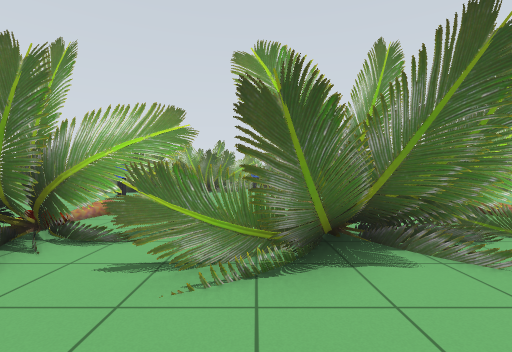
[1] (above)

18 first-person views from a walk through a robot-simulator world made for Gazebo. The camera is 0.94 m above the floor, looks level and sees 85° across. The floor is counted in squares, 1 m on a side. Each view is taken from the middle of a square. On the plan, view 1 faces up. The plan holds only what a view shows up to about 11 squares ahead; the rest is blank. The place goes on beyond the plan. The robots in the file are not drawn. Some stock models are drawn as simple stand-ins.

[2]
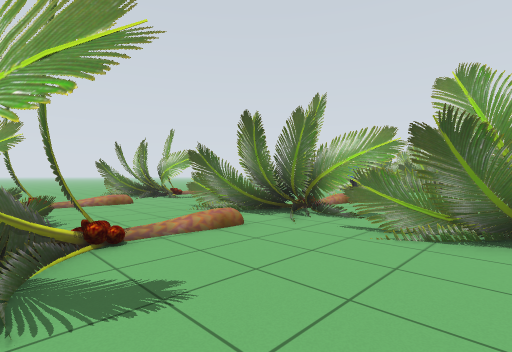

[3]
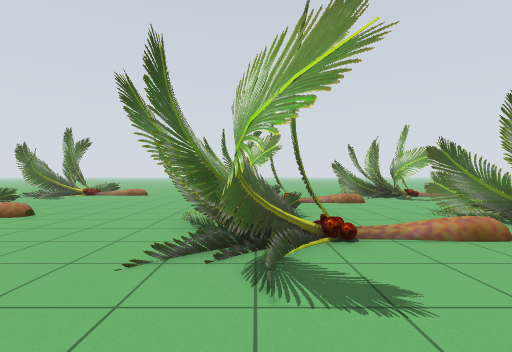

[4]
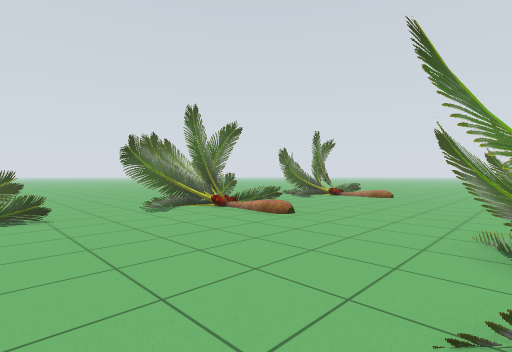

[5]
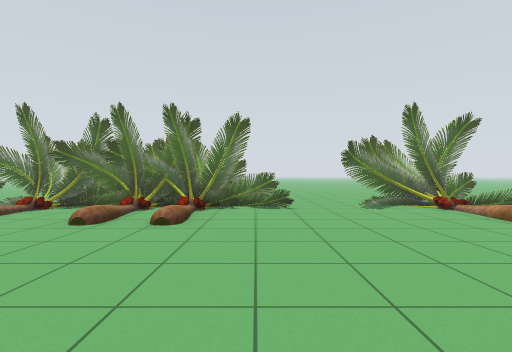

[6]
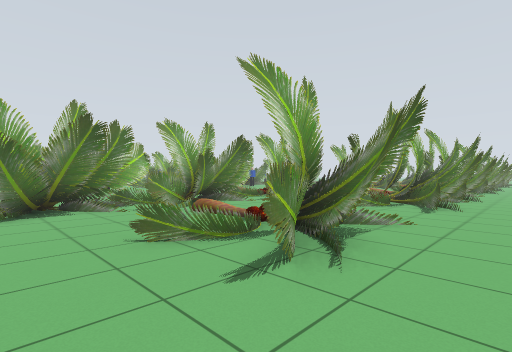

[7]
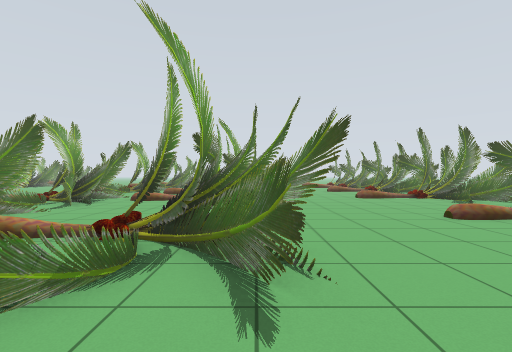

[8]
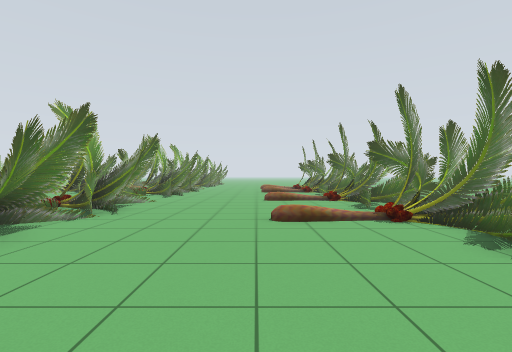

[9]
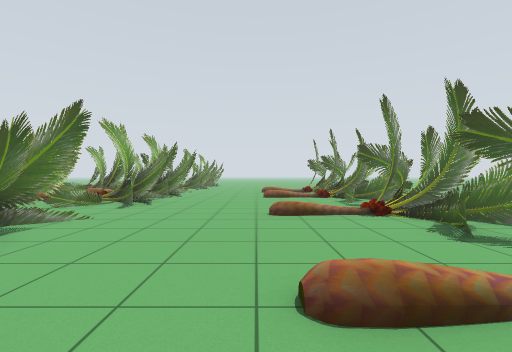

[10]
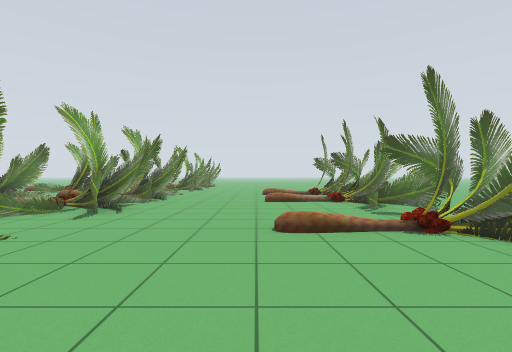

[11]
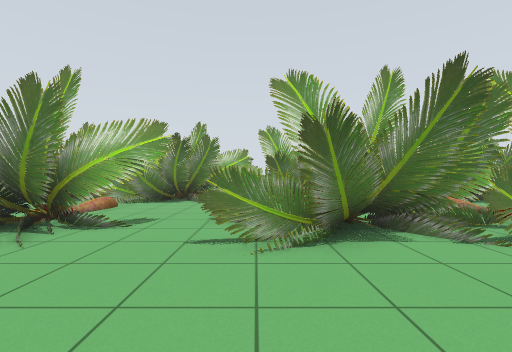

[12]
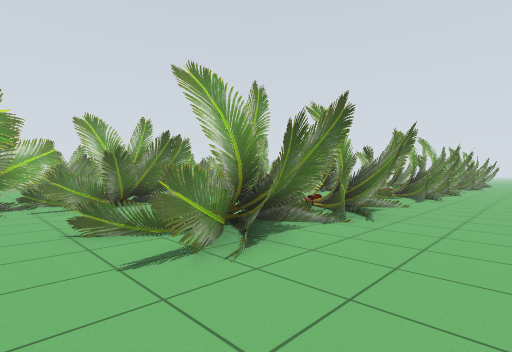

[13]
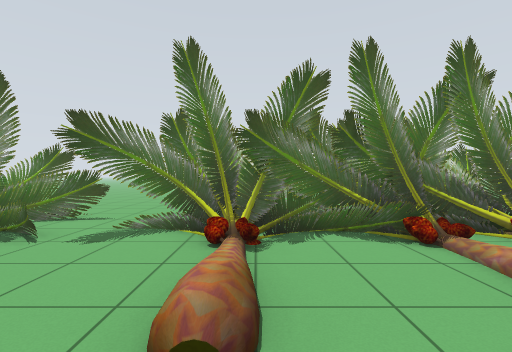

[14]
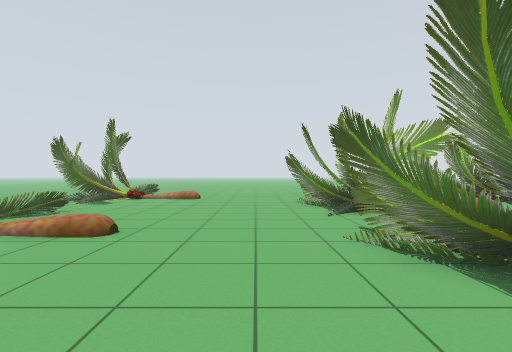

[15]
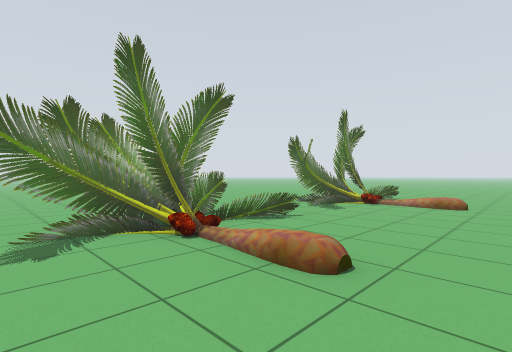

[16]
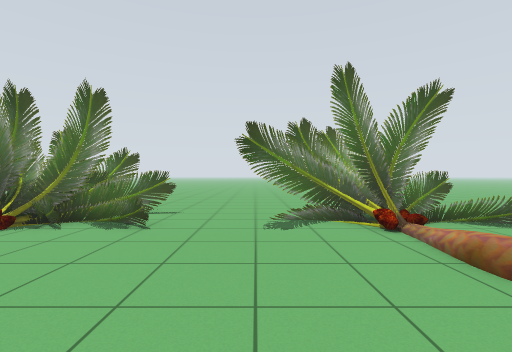

[17]
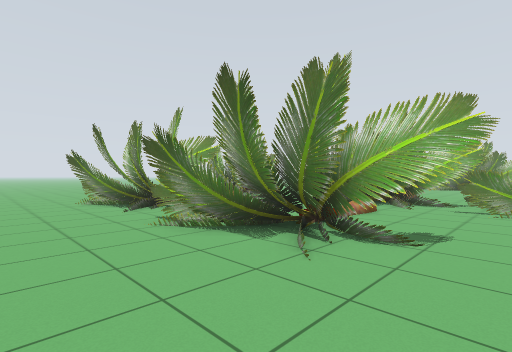

[18]
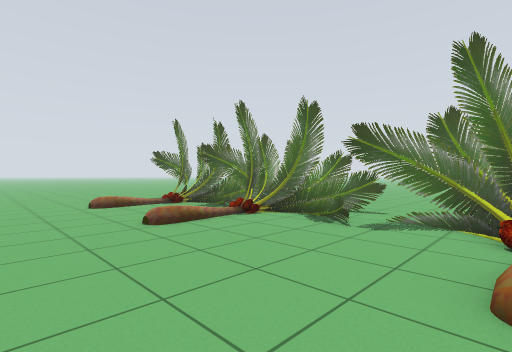

### Floor plan
Key: @ floor where view 1 was taken; . main floor; : floor 0.25 m higher than the main floor; / step, stairs or slope; T palm tree; O other object.
Columns run from 13 left of view 1 to 23 right of it. Each row starts with its distance up from view 1.
 10       ..
  9       ..
  8       ...
  7        ..T..
  6         ./..   ..
  5  T ..   .T.T. T.T..T T .T
  4  TTTT.. TTTTTTTTTTTTTTTTTTT   TT
  3  TT ...TTTTTTTTTTTTTTTTTTT    TT    T
  2   T T..TT T.TTTT.TT.T.TTTT   TTT   TT
  1     T.... T......T......T       ..T
  0  .. /........@..........:.     ...T
 -1  TT T..T..T..T.T.TT..TT.TT TT  TT TO
 -2    TTTTTTTTTT...TTTTT.TTTTTTTTT TTTTO
 -3   TTTTTTTTTT...TTTTT.TTTTTTTTT.TTTTOO
 -4 .. T....TT......TT....TT..TT.... T.T
 -5 .....................................
 -6  ....................................
 -7 .....................................
 -8 T......T.......TT..T.....T....T....T.
 -9  ......................../..../.....
-10 TT...T.TT...T.TTTT.T..T..T.T..T..T.T
-11 TTTT..TTTTT..TTTTTTTTTTTTTTTTTTTTTTTT
-12  TT ..TTTT...TTTTTTTTT.TTTTTTTTTTTTTT

Where each view was taken, in squares from view 1:
view 1: 0 up, 0 right, facing up
view 2: 2 down, 1 right, facing up-left
view 3: 2 down, 1 right, facing left
view 4: 3 down, 0 right, facing down-left
view 5: 2 down, 0 right, facing down
view 6: 5 down, 0 right, facing up-right
view 7: 3 down, 0 right, facing right
view 8: 7 down, 6 right, facing right
view 9: 7 down, 10 right, facing right
view 10: 7 down, 12 right, facing right
view 11: 7 down, 9 right, facing up
view 12: 6 down, 7 right, facing up-right
view 13: 6 down, 6 right, facing down
view 14: 5 down, 1 left, facing left
view 15: 6 down, 3 left, facing down-left
view 16: 5 down, 3 left, facing down
view 17: 6 down, 0 right, facing up-left
view 18: 5 down, 17 right, facing down-right
